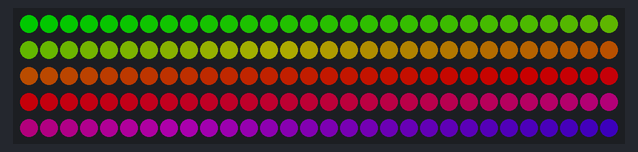
Recording of a sketch running on a simulated Arduino Uno, built with avr-gcc and run on an emulated ATmega328P. Parts: 150 RGB LEDs in strip order, left to right, continuing on the next row. Dim RGB values are drawn brighter than linear; random numbers use the default seed unless the sketch sets one.

Above: at 0.17 s.
At 4.75 s:
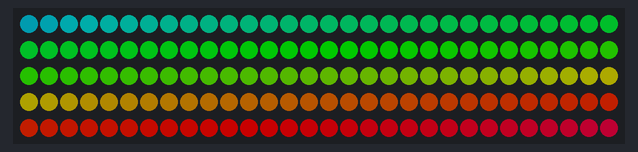
At 9.64 s:
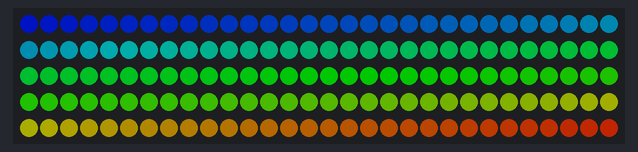
At 19.41 s:
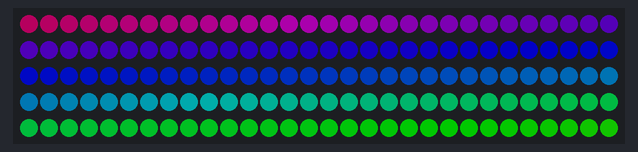
At 28.88 s:
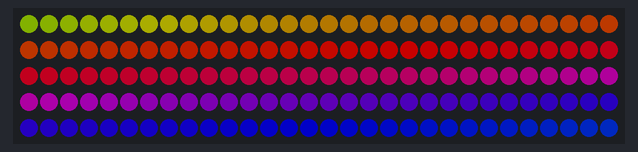
At 38.65 s:
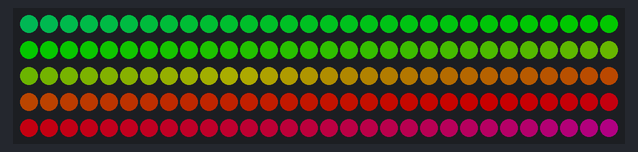

The sketch:

boa.ino
```cpp
#include <Adafruit_NeoPixel.h>

#define PIN 0

// Parameter 1 = number of pixels in strip
// Parameter 2 = pin number (most are valid)
// Parameter 3 = pixel type flags, add together as needed:
//   NEO_KHZ800  800 KHz bitstream (most NeoPixel products w/WS2812 LEDs)
//   NEO_KHZ400  400 KHz (classic 'v1' (not v2) FLORA pixels, WS2811 drivers)
//   NEO_GRB     Pixels are wired for GRB bitstream (most NeoPixel products)
//   NEO_RGB     Pixels are wired for RGB bitstream (v1 FLORA pixels, not v2)
Adafruit_NeoPixel strip = Adafruit_NeoPixel(150, PIN, NEO_GRB + NEO_KHZ800);

int twinkles[5];

void setup() {
  strip.begin();
  strip.setBrightness(100); //adjust brightness here
  strip.show(); // Initialize all pixels to 'off'
}

void loop() {
  // Some example procedures showing how to display to the pixels:
//  colorWipe(strip.Color(255, 0, 0), 50); // Red
//  colorWipe(strip.Color(0, 255, 0), 50); // Green
//  colorWipe(strip.Color(0, 0, 255), 50); // Blue
  rainbow(12);
// twinkleRand(5,strip.Color(255, 255, 255),strip.Color(0, 0, 100), 90);
 // rainbowCycle(20);
}

// Fill the dots one after the other with a color
void colorWipe(uint32_t c, uint8_t wait) {
  for(uint16_t i=0; i<strip.numPixels(); i++) {
      strip.setPixelColor(i, c);
      strip.show();
      delay(wait);
  }
}

// number, twinkle color, background color, delay
// twinkleRand(5,strip.Color(255,255,255),strip.Color(255, 0, 100),90);

void setStrip(uint32_t color) {
   for (int i = 0; i < strip.numPixels(); i++) {
        strip.setPixelColor(i, color);
   }
}

void playTwinkle(int pixel, uint32_t startColor) {
  float brightness = 0.0;
   while (brightness < 1) {
      strip.setPixelColor(pixel, (int) 255 * brightness, 0, 0 );
      brightness += .05;
      strip.show();
      delay(20);
   }

   while (brightness > 0) {
      strip.setPixelColor(pixel, (int) 255 * brightness, 0, 0 );
      brightness -= .05;
      strip.show();
      delay(20);
   }
}

// twinkle random number of pixels
void twinkleRand(int num, uint32_t c, uint32_t bg, int wait) {
	// set background
//	 stripSet(bg,0);
         setStrip(bg);
	 // for each num
	   //strip.setPixelColor(random(strip.numPixels()),c);
            playTwinkle(random(strip.numPixels()), c);
	//strip.show();
	delay(wait);
}


void rainbow(uint8_t wait) {
  uint16_t i, j;

  for(j=0; j<256; j++) {
    for(i=0; i<strip.numPixels(); i++) {
      strip.setPixelColor(i, Wheel((i+j) & 255));
    }
    strip.show();
    delay(wait);
  }
}

// Slightly different, this makes the rainbow equally distributed throughout
void rainbowCycle(uint8_t wait) {
  uint16_t i, j;

  for(j=0; j<256*5; j++) { // 5 cycles of all colors on wheel
    for(i=0; i< strip.numPixels(); i++) {
      strip.setPixelColor(i, Wheel(((i * 256 / strip.numPixels()) + j) & 255));
    }
    strip.show();
    delay(wait);
  }
}

// Input a value 0 to 255 to get a color value.
// The colours are a transition r - g - b - back to r.
uint32_t Wheel(byte WheelPos) {
  if(WheelPos < 85) {
   return strip.Color(WheelPos * 3, 255 - WheelPos * 3, 0);
  } else if(WheelPos < 170) {
   WheelPos -= 85;
   return strip.Color(255 - WheelPos * 3, 0, WheelPos * 3);
  } else {
   WheelPos -= 170;
   return strip.Color(0, WheelPos * 3, 255 - WheelPos * 3);
  }
}
```
